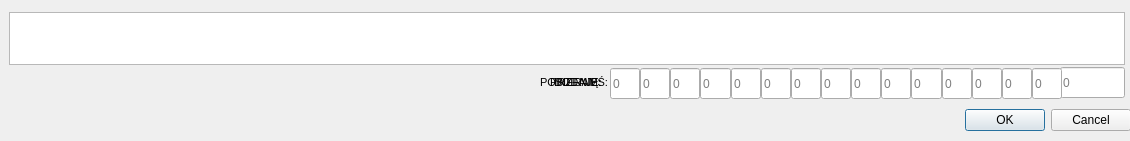
<?xml version="1.0" encoding="UTF-8"?>
<ui version="4.0">
 <class>rozmiaryDialog</class>
 <widget class="QDialog" name="rozmiaryDialog">
  <property name="geometry">
   <rect>
    <x>0</x>
    <y>0</y>
    <width>1130</width>
    <height>141</height>
   </rect>
  </property>
  <property name="windowTitle">
   <string>Pobierz z magazynu wolne</string>
  </property>
  <widget class="QDialogButtonBox" name="buttonBox">
   <property name="geometry">
    <rect>
     <x>790</x>
     <y>100</y>
     <width>341</width>
     <height>41</height>
    </rect>
   </property>
   <property name="orientation">
    <enum>Qt::Horizontal</enum>
   </property>
   <property name="standardButtons">
    <set>QDialogButtonBox::Cancel|QDialogButtonBox::Ok</set>
   </property>
  </widget>
  <widget class="QTableView" name="tableViewZam">
   <property name="geometry">
    <rect>
     <x>9</x>
     <y>12</y>
     <width>1116</width>
     <height>53</height>
    </rect>
   </property>
   <property name="editTriggers">
    <set>QAbstractItemView::NoEditTriggers</set>
   </property>
   <property name="alternatingRowColors">
    <bool>true</bool>
   </property>
   <property name="selectionMode">
    <enum>QAbstractItemView::SingleSelection</enum>
   </property>
   <property name="selectionBehavior">
    <enum>QAbstractItemView::SelectRows</enum>
   </property>
   <property name="sortingEnabled">
    <bool>false</bool>
   </property>
   <attribute name="verticalHeaderVisible">
    <bool>false</bool>
   </attribute>
  </widget>
  <widget class="QLineEdit" name="lineEditsuma">
   <property name="geometry">
    <rect>
     <x>1060</x>
     <y>67</y>
     <width>65</width>
     <height>31</height>
    </rect>
   </property>
   <property name="sizePolicy">
    <sizepolicy hsizetype="Minimum" vsizetype="Fixed">
     <horstretch>0</horstretch>
     <verstretch>0</verstretch>
    </sizepolicy>
   </property>
   <property name="minimumSize">
    <size>
     <width>30</width>
     <height>31</height>
    </size>
   </property>
   <property name="font">
    <font>
     <pointsize>9</pointsize>
    </font>
   </property>
   <property name="readOnly">
    <bool>true</bool>
   </property>
   <property name="placeholderText">
    <string>0</string>
   </property>
  </widget>
  <widget class="QWidget" name="layoutWidget">
   <property name="geometry">
    <rect>
     <x>610</x>
     <y>67</y>
     <width>452</width>
     <height>33</height>
    </rect>
   </property>
   <layout class="QHBoxLayout" name="horizontalLayout">
    <property name="spacing">
     <number>0</number>
    </property>
    <item>
     <widget class="QLineEdit" name="lineEdit36">
      <property name="sizePolicy">
       <sizepolicy hsizetype="Minimum" vsizetype="Fixed">
        <horstretch>0</horstretch>
        <verstretch>0</verstretch>
       </sizepolicy>
      </property>
      <property name="minimumSize">
       <size>
        <width>30</width>
        <height>31</height>
       </size>
      </property>
      <property name="font">
       <font>
        <pointsize>9</pointsize>
       </font>
      </property>
      <property name="placeholderText">
       <string>0</string>
      </property>
     </widget>
    </item>
    <item>
     <widget class="QLineEdit" name="lineEdit37">
      <property name="sizePolicy">
       <sizepolicy hsizetype="Minimum" vsizetype="Fixed">
        <horstretch>0</horstretch>
        <verstretch>0</verstretch>
       </sizepolicy>
      </property>
      <property name="minimumSize">
       <size>
        <width>30</width>
        <height>31</height>
       </size>
      </property>
      <property name="font">
       <font>
        <pointsize>9</pointsize>
       </font>
      </property>
      <property name="placeholderText">
       <string>0</string>
      </property>
     </widget>
    </item>
    <item>
     <widget class="QLineEdit" name="lineEdit38">
      <property name="sizePolicy">
       <sizepolicy hsizetype="Minimum" vsizetype="Fixed">
        <horstretch>0</horstretch>
        <verstretch>0</verstretch>
       </sizepolicy>
      </property>
      <property name="minimumSize">
       <size>
        <width>30</width>
        <height>31</height>
       </size>
      </property>
      <property name="font">
       <font>
        <pointsize>9</pointsize>
       </font>
      </property>
      <property name="placeholderText">
       <string>0</string>
      </property>
     </widget>
    </item>
    <item>
     <widget class="QLineEdit" name="lineEdit39">
      <property name="sizePolicy">
       <sizepolicy hsizetype="Minimum" vsizetype="Fixed">
        <horstretch>0</horstretch>
        <verstretch>0</verstretch>
       </sizepolicy>
      </property>
      <property name="minimumSize">
       <size>
        <width>30</width>
        <height>31</height>
       </size>
      </property>
      <property name="font">
       <font>
        <pointsize>9</pointsize>
       </font>
      </property>
      <property name="placeholderText">
       <string>0</string>
      </property>
     </widget>
    </item>
    <item>
     <widget class="QLineEdit" name="lineEdit40">
      <property name="sizePolicy">
       <sizepolicy hsizetype="Minimum" vsizetype="Fixed">
        <horstretch>0</horstretch>
        <verstretch>0</verstretch>
       </sizepolicy>
      </property>
      <property name="minimumSize">
       <size>
        <width>30</width>
        <height>31</height>
       </size>
      </property>
      <property name="font">
       <font>
        <pointsize>9</pointsize>
       </font>
      </property>
      <property name="placeholderText">
       <string>0</string>
      </property>
     </widget>
    </item>
    <item>
     <widget class="QLineEdit" name="lineEdit41">
      <property name="sizePolicy">
       <sizepolicy hsizetype="Minimum" vsizetype="Fixed">
        <horstretch>0</horstretch>
        <verstretch>0</verstretch>
       </sizepolicy>
      </property>
      <property name="minimumSize">
       <size>
        <width>30</width>
        <height>31</height>
       </size>
      </property>
      <property name="font">
       <font>
        <pointsize>9</pointsize>
       </font>
      </property>
      <property name="placeholderText">
       <string>0</string>
      </property>
     </widget>
    </item>
    <item>
     <widget class="QLineEdit" name="lineEdit42">
      <property name="sizePolicy">
       <sizepolicy hsizetype="Minimum" vsizetype="Fixed">
        <horstretch>0</horstretch>
        <verstretch>0</verstretch>
       </sizepolicy>
      </property>
      <property name="minimumSize">
       <size>
        <width>30</width>
        <height>31</height>
       </size>
      </property>
      <property name="font">
       <font>
        <pointsize>9</pointsize>
       </font>
      </property>
      <property name="placeholderText">
       <string>0</string>
      </property>
     </widget>
    </item>
    <item>
     <widget class="QLineEdit" name="lineEdit43">
      <property name="sizePolicy">
       <sizepolicy hsizetype="Minimum" vsizetype="Fixed">
        <horstretch>0</horstretch>
        <verstretch>0</verstretch>
       </sizepolicy>
      </property>
      <property name="minimumSize">
       <size>
        <width>30</width>
        <height>31</height>
       </size>
      </property>
      <property name="font">
       <font>
        <pointsize>9</pointsize>
       </font>
      </property>
      <property name="placeholderText">
       <string>0</string>
      </property>
     </widget>
    </item>
    <item>
     <widget class="QLineEdit" name="lineEdit44">
      <property name="sizePolicy">
       <sizepolicy hsizetype="Minimum" vsizetype="Fixed">
        <horstretch>0</horstretch>
        <verstretch>0</verstretch>
       </sizepolicy>
      </property>
      <property name="minimumSize">
       <size>
        <width>30</width>
        <height>31</height>
       </size>
      </property>
      <property name="font">
       <font>
        <pointsize>9</pointsize>
       </font>
      </property>
      <property name="placeholderText">
       <string>0</string>
      </property>
     </widget>
    </item>
    <item>
     <widget class="QLineEdit" name="lineEdit45">
      <property name="sizePolicy">
       <sizepolicy hsizetype="Minimum" vsizetype="Fixed">
        <horstretch>0</horstretch>
        <verstretch>0</verstretch>
       </sizepolicy>
      </property>
      <property name="minimumSize">
       <size>
        <width>30</width>
        <height>31</height>
       </size>
      </property>
      <property name="font">
       <font>
        <pointsize>9</pointsize>
       </font>
      </property>
      <property name="placeholderText">
       <string>0</string>
      </property>
     </widget>
    </item>
    <item>
     <widget class="QLineEdit" name="lineEdit46">
      <property name="sizePolicy">
       <sizepolicy hsizetype="Minimum" vsizetype="Fixed">
        <horstretch>0</horstretch>
        <verstretch>0</verstretch>
       </sizepolicy>
      </property>
      <property name="minimumSize">
       <size>
        <width>30</width>
        <height>31</height>
       </size>
      </property>
      <property name="font">
       <font>
        <pointsize>9</pointsize>
       </font>
      </property>
      <property name="placeholderText">
       <string>0</string>
      </property>
     </widget>
    </item>
    <item>
     <widget class="QLineEdit" name="lineEdit47">
      <property name="sizePolicy">
       <sizepolicy hsizetype="Minimum" vsizetype="Fixed">
        <horstretch>0</horstretch>
        <verstretch>0</verstretch>
       </sizepolicy>
      </property>
      <property name="minimumSize">
       <size>
        <width>30</width>
        <height>31</height>
       </size>
      </property>
      <property name="font">
       <font>
        <pointsize>9</pointsize>
       </font>
      </property>
      <property name="placeholderText">
       <string>0</string>
      </property>
     </widget>
    </item>
    <item>
     <widget class="QLineEdit" name="lineEdit48">
      <property name="sizePolicy">
       <sizepolicy hsizetype="Minimum" vsizetype="Fixed">
        <horstretch>0</horstretch>
        <verstretch>0</verstretch>
       </sizepolicy>
      </property>
      <property name="minimumSize">
       <size>
        <width>30</width>
        <height>31</height>
       </size>
      </property>
      <property name="font">
       <font>
        <pointsize>9</pointsize>
       </font>
      </property>
      <property name="placeholderText">
       <string>0</string>
      </property>
     </widget>
    </item>
    <item>
     <widget class="QLineEdit" name="lineEdit49">
      <property name="sizePolicy">
       <sizepolicy hsizetype="Minimum" vsizetype="Fixed">
        <horstretch>0</horstretch>
        <verstretch>0</verstretch>
       </sizepolicy>
      </property>
      <property name="minimumSize">
       <size>
        <width>30</width>
        <height>31</height>
       </size>
      </property>
      <property name="font">
       <font>
        <pointsize>9</pointsize>
       </font>
      </property>
      <property name="placeholderText">
       <string>0</string>
      </property>
     </widget>
    </item>
    <item>
     <widget class="QLineEdit" name="lineEdit50">
      <property name="sizePolicy">
       <sizepolicy hsizetype="Minimum" vsizetype="Fixed">
        <horstretch>0</horstretch>
        <verstretch>0</verstretch>
       </sizepolicy>
      </property>
      <property name="minimumSize">
       <size>
        <width>30</width>
        <height>31</height>
       </size>
      </property>
      <property name="font">
       <font>
        <pointsize>9</pointsize>
       </font>
      </property>
      <property name="placeholderText">
       <string>0</string>
      </property>
     </widget>
    </item>
   </layout>
  </widget>
  <widget class="QLabel" name="labeldOD">
   <property name="geometry">
    <rect>
     <x>554</x>
     <y>67</y>
     <width>61</width>
     <height>31</height>
    </rect>
   </property>
   <property name="font">
    <font>
     <pointsize>8</pointsize>
    </font>
   </property>
   <property name="text">
    <string>DODAJĘ:</string>
   </property>
  </widget>
  <widget class="QLabel" name="labelpOB">
   <property name="geometry">
    <rect>
     <x>540</x>
     <y>67</y>
     <width>71</width>
     <height>31</height>
    </rect>
   </property>
   <property name="font">
    <font>
     <pointsize>8</pointsize>
    </font>
   </property>
   <property name="text">
    <string>POBIERAM:</string>
   </property>
  </widget>
  <widget class="QLabel" name="labelpRZEN">
   <property name="geometry">
    <rect>
     <x>550</x>
     <y>67</y>
     <width>61</width>
     <height>31</height>
    </rect>
   </property>
   <property name="font">
    <font>
     <pointsize>8</pointsize>
    </font>
   </property>
   <property name="text">
    <string>PRZENIEŚ:</string>
   </property>
  </widget>
 </widget>
 <resources/>
 <connections>
  <connection>
   <sender>buttonBox</sender>
   <signal>rejected()</signal>
   <receiver>rozmiaryDialog</receiver>
   <slot>reject()</slot>
   <hints>
    <hint type="sourcelabel">
     <x>316</x>
     <y>260</y>
    </hint>
    <hint type="destinationlabel">
     <x>286</x>
     <y>274</y>
    </hint>
   </hints>
  </connection>
 </connections>
</ui>
